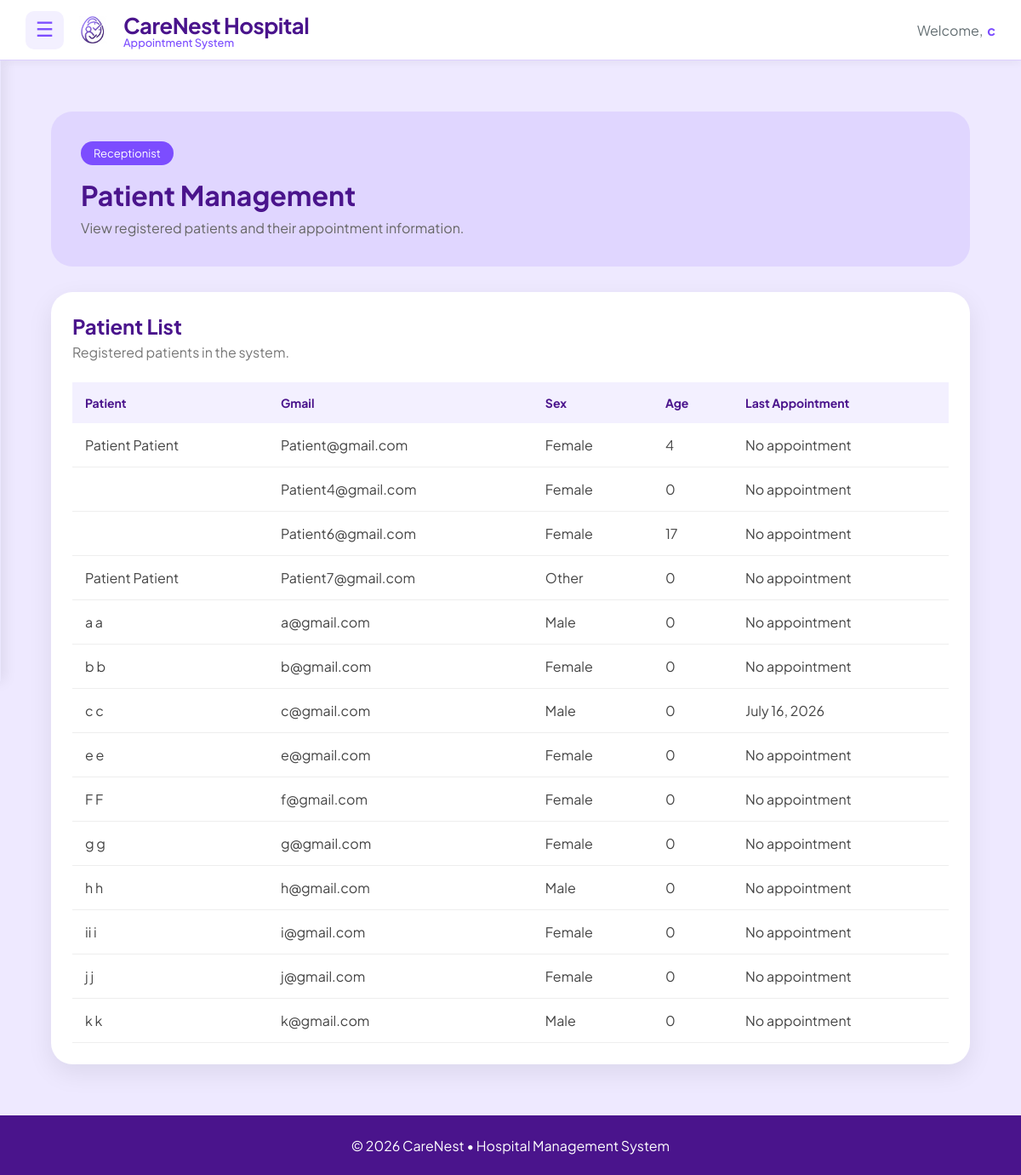
Before: /receptionist/patients/ (signed in) with the older database file.
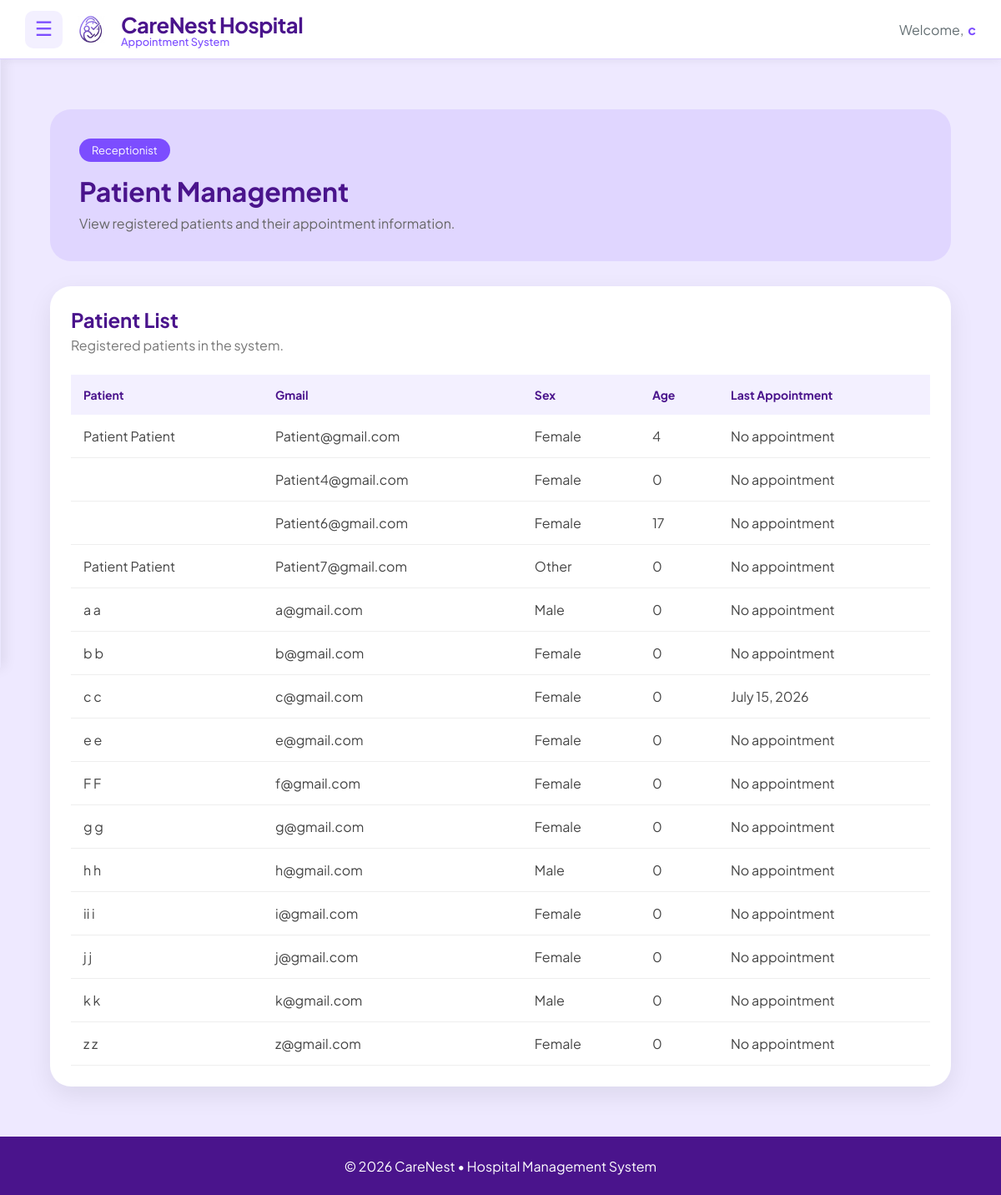
After: the same page with the newer database file.
### main/models.py (models this page shows, shortened)
class Patient(models.Model):
    SEX_CHOICES = [
        ('Male', 'Male'),
        ('Female', 'Female'),
        ('Other', 'Other'),
    ]
    BLOOD_TYPE_CHOICES = [
        ('A+', 'A+'),
        ('A-', 'A-'),
        ('B+', 'B+'),
        ('B-', 'B-'),
        ('AB+', 'AB+'),
        ('AB-', 'AB-'),
        ('O+', 'O+'),
        ('O-', 'O-'),
        ('Unknown', 'Unknown'),
    ]
    user = models.OneToOneField(
        User,
        on_delete=models.CASCADE,
        related_name='patient_profile'
    )
    first_name = models.CharField(max_length=50, default="Unknown")
    middle_name = models.CharField(max_length=50, blank=True, null=True)
    last_name = models.CharField(max_length=50, default="Unknown")
    date_of_birth = models.DateField()
    sex = models.CharField(
        max_length=10,
        choices=SEX_CHOICES,
        default='Male'
    )
    blood_type = models.CharField(
        max_length=10,
        choices=BLOOD_TYPE_CHOICES,
        default='Unknown'
    )
    height = models.DecimalField(
        max_digits=5,
        decimal_places=2,
        blank=True,
        null=True,
        help_text="Height in centimeters"
    )
    weight = models.DecimalField(
        max_digits=5,
        decimal_places=2,
        blank=True,
        null=True,
        help_text="Weight in kilograms"
    )
    address = models.TextField()
    contact_number = models.CharField(max_length=15)
    profile_picture = models.ImageField(
        upload_to=user_directory_path,
        default='default.jpg',
        blank=True,
        null=True
    )
    @property
    def age(self):
        if not self.date_of_birth:
            return "N/A"
        today = date.today()
        return today.year - self.date_of_birth.year - (
            (today.month, today.day) <
            (self.date_of_birth.month, self.date_of_birth.day)
        )

class Appointment(models.Model):
    STATUS_CHOICES = [
        ('Waiting', 'Waiting'),
        ('Pending', 'Pending'),
        ('Confirmed', 'Confirmed'),
        ('Completed', 'Completed'),
        ('Cancelled', 'Cancelled'),
    ]
    TIME_PERIOD_CHOICES = [
        ('AM', 'AM'),
        ('PM', 'PM'),
    ]
    patient = models.ForeignKey(
        Patient,
        on_delete=models.CASCADE,
        related_name='appointments'
    )
    doctor = models.ForeignKey(
        Doctor,
        on_delete=models.CASCADE,
        related_name='appointments'
    )
    date = models.DateField()
    time_period = models.CharField(
        max_length=2,
        choices=TIME_PERIOD_CHOICES,
        default='AM'
    )
    reason = models.TextField()
    status = models.CharField(
        max_length=15,
        choices=STATUS_CHOICES,
        default='Pending'
    )
    created_at = models.DateTimeField(auto_now_add=True)

### main/views.py (the view)
@login_required
def receptionist_patients(request):
    patients = Patient.objects.all()
    for patient in patients:
        patient.last_appointment = patient.appointments.filter(
            status="Confirmed"
        ).order_by("-date").first()
    context = {
        "patients": patients
    }
    return render(
        request,
        "receptionist/appointment/receptionist_patient.html",
        context
    )

### main/templates/receptionist/appointment/receptionist_patient.html (shortened to what this page needs)
{% extends "includes/dashboard_base.html" %}
{% load static %}
{% block content %}
{% block extra_css %}
<link rel="stylesheet" href="{% static 'css/receptionist_patient.css' %}">
{% endblock %}
<div class="patients-page">
    <section class="page-header">
        <div>
            <span class="page-tag">
                Receptionist
            </span>
            <h1>
                Patient Management
            </h1>
            <p>
                View registered patients and their appointment information.
            </p>
        </div>
    </section>
    <section class="patient-card">
        <div class="card-header">
            <h2>
                Patient List
            </h2>
            <p>
                Registered patients in the system.
            </p>
        </div>
        <div class="table-wrapper">
            <table class="patient-table">
                <thead>
                    <tr>
                        <th>Patient</th>
                        <th>Gmail</th>
                        <th>Sex</th>
                        <th>Age</th>
                        <th>Last Appointment</th>
                    </tr>
                </thead>
                <tbody>
                {% for patient in patients %}
                    <tr>
                        <td>
                            {{ patient.user.get_full_name }}
                        </td>
                        <td>
                            {{ patient.user.email }}
                        </td>
                        <td>
                            {{ patient.sex }}
                        </td>
                        <td>
                            {{ patient.age }}
                        </td>
                      <td>
    {% if patient.last_appointment %}
        {{ patient.last_appointment.date }}
    {% else %}
        No appointment
    {% endif %}
</td>
                    </tr>
                {% empty %}
                    <tr>
                        <td colspan="5" class="empty-row">
                            No patients registered.
                        </td>
                    </tr>
                {% endfor %}
                </tbody>
            </table>
        </div>
    </section>
</div>
{% endblock %}

Changed rows visible on the page:
changed Patient "c@gmail.com": sex "Male" → "Female"; last_appointment "July 16, 2026" → "July 15, 2026"
added Patient: user.get_full_name "z z", user.email "z@gmail.com", sex "Female", age "0", shows "No appointment"
